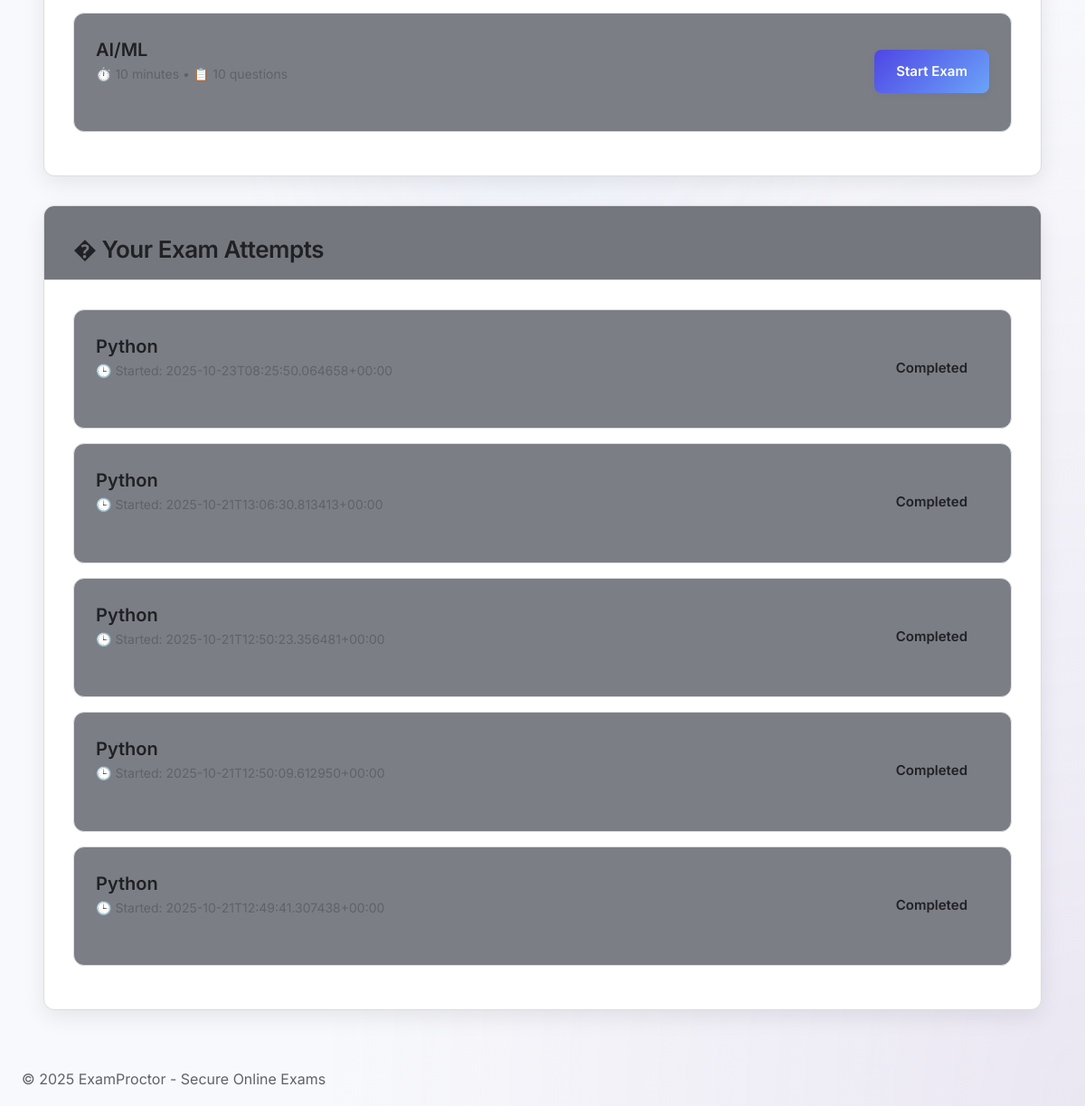
Page /student (signed in, lower part) on the earlier database version.
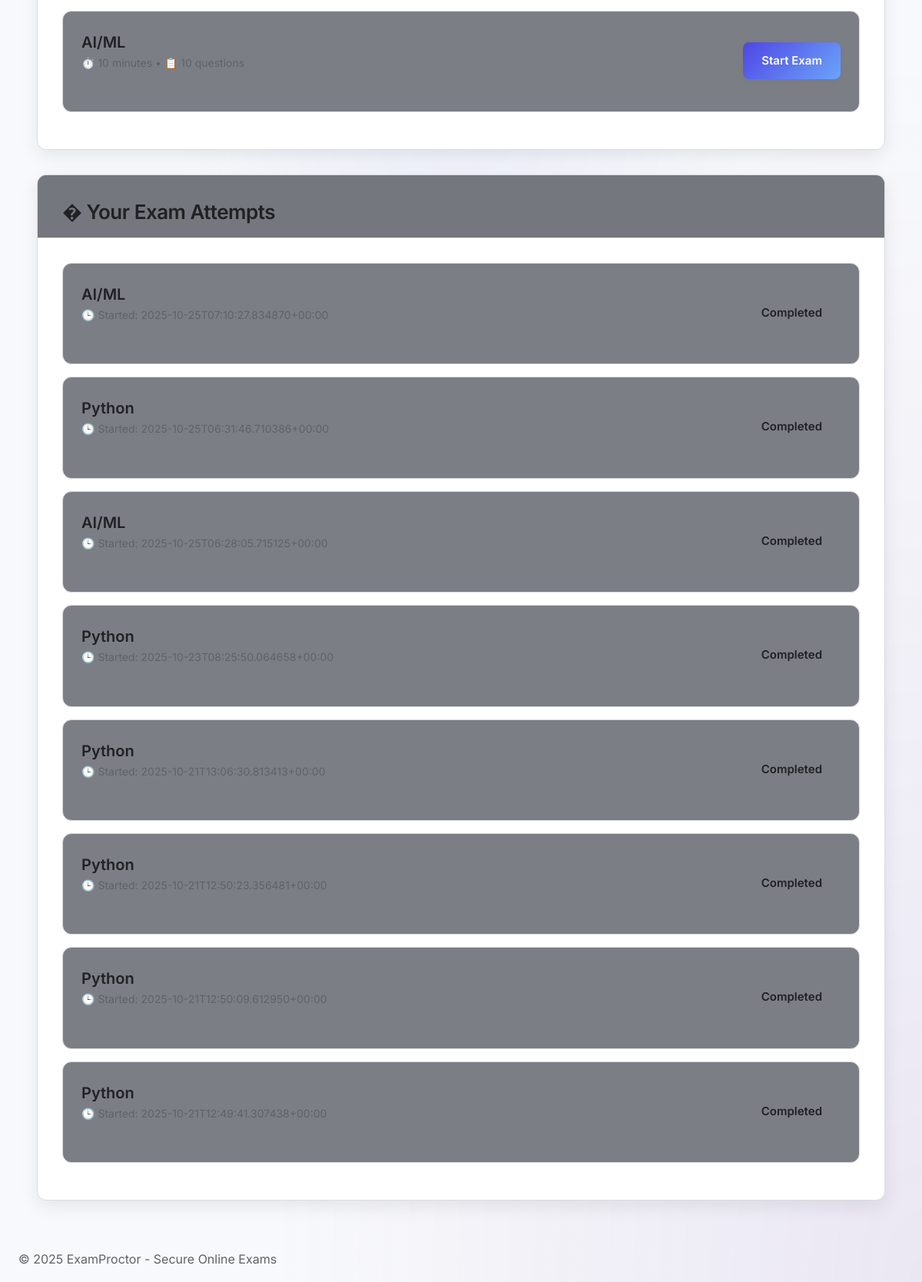
Same page on the later database version.
### tables this page shows
CREATE TABLE exams (
        id INTEGER PRIMARY KEY AUTOINCREMENT,
        title TEXT NOT NULL,
        duration_minutes INTEGER NOT NULL,
        max_questions INTEGER NOT NULL DEFAULT 50
    );

CREATE TABLE attempts (
        id INTEGER PRIMARY KEY AUTOINCREMENT,
        user_id INTEGER NOT NULL,
        exam_id INTEGER NOT NULL,
        start_time TEXT,
        allowed_until TEXT,
        end_time TEXT,
        score INTEGER,
        submitted INTEGER DEFAULT 0,
        time_exceeded INTEGER DEFAULT 0,
        FOREIGN KEY(user_id) REFERENCES users(id),
        FOREIGN KEY(exam_id) REFERENCES exams(id)
    );

### app.py (the view)
@app.route("/")
@app.route("/student")
def student_dashboard():
    if 'user_id' not in session or session.get('is_admin'):
        return redirect(url_for("login"))
    conn = get_conn(); cur = conn.cursor()
    cur.execute("SELECT * FROM exams")
    exams = cur.fetchall()
    cur.execute("""SELECT a.*, e.title FROM attempts a
                   JOIN exams e ON e.id=a.exam_id
                   WHERE a.user_id=?
                   ORDER BY a.start_time DESC""", (session['user_id'],))
    attempts = cur.fetchall()
    conn.close()
    return render_template("student_dashboard.html", exams=exams, attempts=attempts)

### models.py (called while the page is built)
def get_conn():
    conn = sqlite3.connect(DB)
    conn.row_factory = sqlite3.Row
    return conn

### templates/student_dashboard.html (shortened to what this page needs)
{% extends "base.html" %}
{% block content %}
<div class="card mb-4">
  <div class="card-body">
    {% if exams %}
      <ul class="list">
        {% for e in exams %}
          <li class="list-item">
            <div class="list-item-header">
              <div>
                <div class="list-item-title">{{ e.title }}</div>
                <div class="list-item-meta">
                  ⏱️ {{ e.duration_minutes }} minutes •
                  📋 {{ e.max_questions }} questions
                </div>
              </div>
              <div class="list-item-actions">
                <a href="{{ url_for('start_exam', exam_id=e.id) }}" class="btn primary">
                  Start Exam
                </a>
              </div>
            </div>
          </li>
        {% endfor %}
      </ul>
    {% else %}
      <div class="text-center" style="padding: 2rem;">
        <p style="font-size: 3rem; margin-bottom: 1rem;">📚</p>
        <h3>No Exams Available</h3>
        <p class="small">Check back later for new exams.</p>
      </div>
    {% endif %}
  </div>
</div>
<div class="card">
  <div class="card-header">
    <h3 class="mb-0">� Your Exam Attempts</h3>
  </div>
  <div class="card-body">
    {% if attempts %}
      <ul class="list">
        {% for a in attempts %}
          <li class="list-item">
            <div class="list-item-header">
              <div>
                <div class="list-item-title">{{ a.title }}</div>
                <div class="list-item-meta">
                  🕒 Started: {{ a.start_time }}
                </div>
              </div>
              <div class="list-item-actions">
                {% if a.submitted %}
                  <span class="btn info sm">
                    Completed
                  </span>
                {% else %}
                  <span class="btn warning sm">
                    In Progress
                  </span>
                {% endif %}
              </div>
            </div>
          </li>
        {% endfor %}
      </ul>
    {% else %}
      <div class="text-center" style="padding: 2rem;">
        <p style="font-size: 3rem; margin-bottom: 1rem;">📈</p>
        <h4>No Exam History</h4>
        <p class="small">Your completed exams will appear here.</p>
      </div>
    {% endif %}
  </div>
</div>
{% endblock %}

Differences in the rows shown:
added attempts: title "AI/ML", start_time "2025-10-25T07:10:27.834870+00:00", submitted "Completed"
added attempts: title "Python", start_time "2025-10-25T06:31:46.710386+00:00", submitted "Completed"
added attempts: title "AI/ML", start_time "2025-10-25T06:28:05.715125+00:00", submitted "Completed"
